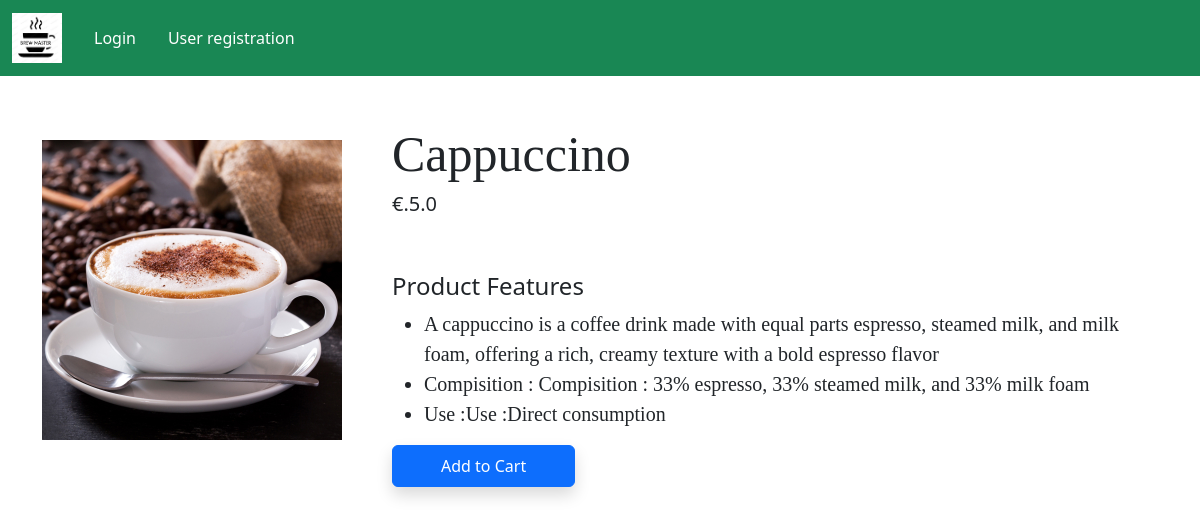
Screenshot of /product-detail/2 with the database file from the repository.
### app/models.py (models this page shows, shortened)
class Product(models.Model):
    title = models.CharField(max_length=100)
    selling_price = models.FloatField()
    description = models.TextField()
    composition = models.TextField(default='')
    prodapp = models.TextField(default='')
    category = models.CharField(choices=Category_choices, max_length=2)
    product_image = models.ImageField(upload_to='product')

### app/views.py (the view)
# urls.py: path("product-detail/<int:pk>", views.ProductDetail.as_view(),name="product-detail"),
class ProductDetail(View):
    def get(self,request,pk):
          product = Product.objects.get(pk=pk)
          return render(request, "app/productdetail.html",locals())

### app/templates/app/productdetail.html (shortened to what this page needs)
{% extends 'app/base.html' %}
{% load static %}
{% block main-content %}
<div class="container">
  <div class="btn-flex flex justify-content-between">
    <div class="img2_col-1g-5 mt-5">
      <img src="{{product.product_image.url}}" class="image col-xs-6
                      col-sm-12 col-1g-12 mt-3 text-sm-center w-50 " alt="">
    </div>
    <div class="productdetail col-1g-5">
      <h1 style="font-family: Georgia; font-size: 50px;">{{product.title}}</h1>
      <h5>€.{{product.selling_price}}</h5>
      <br><br>
      <h4>Product Features</h4>
      <ul class="fs-5" style="font-family: Rajdhani;">
        <li>{{product.description}}</li>
        <li>Compisition : {{product.composition}}</li>
        <li>Use :{{product.prodapp}}</li>
      </ul>
      <form action="{% url 'add-to-cart' %}" method="get" class="d-inline">
        <button type="submit" class="btn btn-primary shadow px-5 py-2">Add to Cart</button>
    </form>
      </div>
  </div>
</div>
{% endblock main-content %}

### app/templates/app/productdetail.html (style rules this page uses)
.btn-flex { display: flex; gap: 50px; }
.w-50 { height: 300px !important; width: 300px !important; }
.productdetail { margin-top: 3rem !important; }

### rows the page displays
Product: product_image (picture), title "Cappuccino", selling_price "5.0", description "A cappuccino is a coffee drink made with equal parts espresso, steamed milk, and milk foam, offering a rich, creamy texture with a bold espresso flavor", composition "Compisition : 33% espresso, 33% steamed milk, and 33% milk foam", prodapp "Use :Direct consumption"
